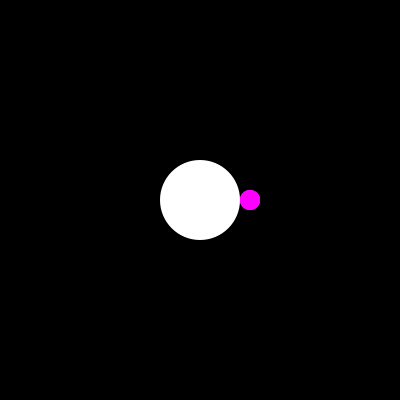
Frame 1 (no input)
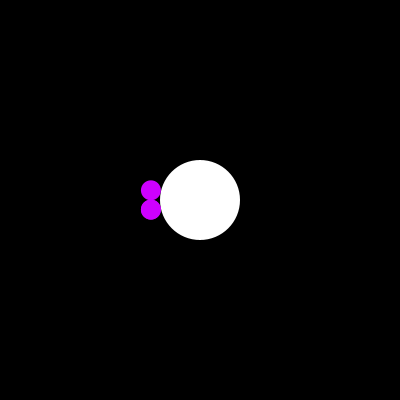
Frame 60 (the mouse pressed at the canvas centre just before this capture)
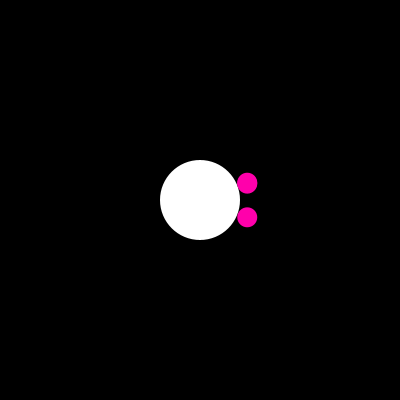
Frame 120 (the mouse held since frame 60 and released just before this capture)

The Processing sketch that drew these frames (run headless with seeded random() and noise(); from frame 60 on, the mouse is pressed at the canvas centre):

// Processing sketch: processing_121038
// ── processing_121038.pde

void setup()
{
  size(400, 400);
  background(0);
  colorMode(HSB, 360, 100, 100);
  
}

float counter = 0;

void draw()
{
  background(360,100,0);
  
   fill(0,0,100);
   noStroke();
  ellipse(width/2, height/2, 80, 80);
  translate (width/2, height/2); 
 
 
  pushMatrix(); 
  translate(cos(counter)*50, sin(counter)*50);    
  float c = map(sin(counter), 1, -1, 240, 360); 
  fill (c, 100, 100); 
  ellipse(0, 0, 20, 20);
  popMatrix();
  
  pushMatrix(); 
  translate(cos(counter)*50, tan(counter)*50);    
  float d = map(sin(counter), 1, -1, 240, 360); 
  fill (d, 100, 100); 
  ellipse(0, 0, 20, 20);
  popMatrix();
  
  pushMatrix(); 
  translate(cos(counter)*50, tan(counter)*-50);    
  float a = map(sin(counter), 1, -1, 240, 360); 
  fill (a, 100, 100); 
  ellipse(0, 0, 20, 20);
  popMatrix();
  
  counter += 0.05;

}
